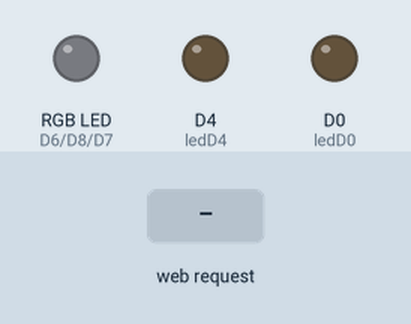
Simulated run of this sketch. Board: ESP8266 (NodeMCU). On the bench: an RGB LED mixed from three pins (HIGH = lit), output pins drawn as LEDs (lit = HIGH). Inputs (shaded band) come from the test bench. WiFi joins after 1.5 s; servers stay silent unless stated; what the sketch prints to the serial monitor is not drawn.

Above: at 2.7 s.
2.8 s: HTTP request GET /red received
At 3.7 s:
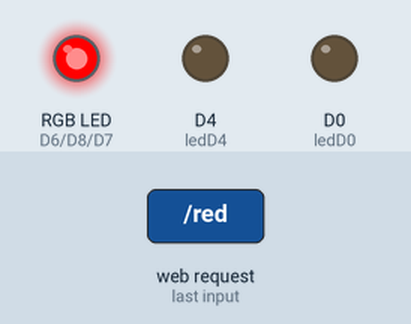
4.3 s: HTTP request GET /blue received
At 4.9 s:
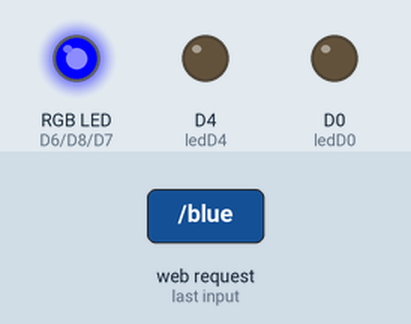
5.8 s: HTTP request GET /green received
At 7.0 s:
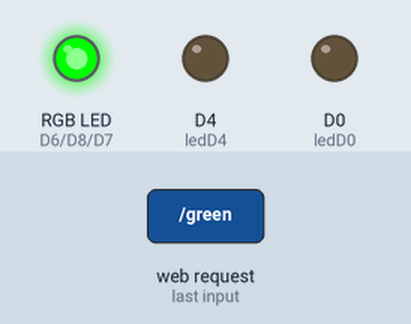
7.3 s: HTTP request GET /off0 received
At 8.3 s:
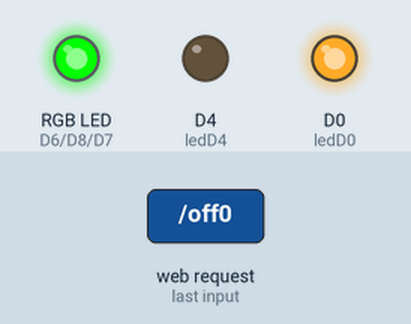
8.8 s: HTTP request GET / received
At 9.5 s:
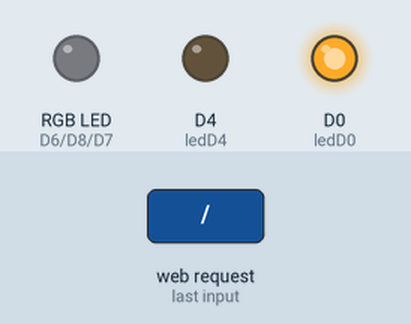
10.3 s: HTTP request GET /off4 received
At 10.6 s:
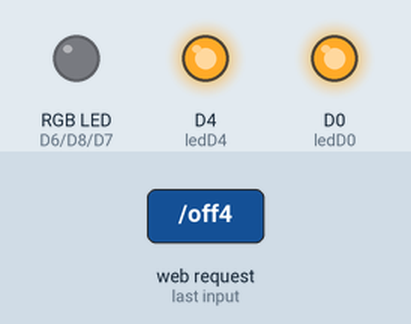
Timing chart, 0 to 12.8 s (numbered marks = the images above; inputs shaded):
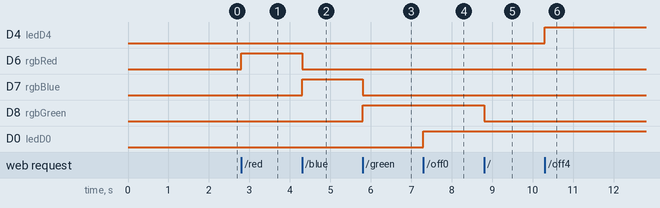

Measured:
- after the input at 2.8 s, D6 (rgbRed): LOW → HIGH at once
- after the input at 4.3 s, D6 (rgbRed): HIGH → LOW at once; D7 (rgbBlue): LOW → HIGH at once
- after the input at 5.8 s, D7 (rgbBlue): HIGH → LOW at once; D8 (rgbGreen): LOW → HIGH at once
- after the input at 7.3 s, D0 (ledD0): LOW → HIGH at once
- after the input at 8.8 s, D8 (rgbGreen): HIGH → LOW at once
- after the input at 10.3 s, D4 (ledD4): LOW → HIGH at once

The sketch:

example.ino
```cpp
#include <ESP8266WiFi.h>
#include <WiFiClient.h>
#include <ESP8266WebServer.h>

//светодиоды
#define ledD0 D0
#define ledD4 D4
//датчики
#define sensorD3 D3
#define sensorD5 D5
#define sensorA0 A0
//rgb светодиод
#define rgbRed D6
#define rgbBlue D7
#define rgbGreen D8

const char* ssid = "network-name";
const char* password = "pass-to-network";

ESP8266WebServer server(80);

void setup(void){
//выставляем режим пинов
  pinMode(ledD0, OUTPUT);
  pinMode(ledD4, OUTPUT);
  pinMode(sensorD3, INPUT);
  pinMode(sensorD5, INPUT);
  pinMode(sensorA0, INPUT);
  pinMode(rgbRed, OUTPUT);
  pinMode(rgbBlue, OUTPUT);
  pinMode(rgbGreen, OUTPUT);

  Serial.begin(115200);

  WiFi.begin(ssid, password);
  Serial.println("");

  while (WiFi.status() != WL_CONNECTED) {
    delay(500);
    Serial.print(".");
  }

  Serial.print("IP address: ");
  Serial.println(WiFi.localIP());

  //определяем что будет запускаться при переходе на страницы
  server.on("/", [](){getColorsHtml("gray");});
  server.on("/colors.html", [](){getColorsHtml("gray");});
    server.on("/red", [](){getColorsHtml("red");});
    server.on("/blue", [](){getColorsHtml("blue");});
    server.on("/green", [](){getColorsHtml("green");});
  server.on("/leds.html", [](){getLedsHtml("");});
    server.on("/on0", [](){getLedsHtml("on0");});
    server.on("/off0", [](){getLedsHtml("off0");});
    server.on("/on4", [](){getLedsHtml("on4");});
    server.on("/off4", [](){getLedsHtml("off4");});
  server.on("/sensors.html", getSensorsHtml);

  //запуск сервера
  server.begin();
  Serial.println("HTTP server started");
}
//https://prestidigitateur.github.io/htmlToEsp/
void getColorsHtml(String state){

   if(state == "green")
    digitalWrite(rgbGreen, HIGH);
  else
    digitalWrite(rgbGreen, LOW);

  if(state == "blue")
    digitalWrite(rgbBlue, HIGH);
  else
    digitalWrite(rgbBlue, LOW);

  if(state == "red")
    digitalWrite(rgbRed, HIGH);
  else
    digitalWrite(rgbRed, LOW);

  String colorString = "<!DOCTYPE html> <html> <head> <title>Цвета</title> <meta charset=\"utf-8\"> </head>";
  colorString += " <body style=\"zoom: 300%\"> <h1>Цвета</h1> <h1 style=\"color: "+state+"\">⬤</h1>";
  colorString += " <a href=\"/red\"><button style=\"color: red\">red</button></a> <a href=\"/blue\"><button style=\"color: blue\">blue</button></a> <a href=\"/green\"><button style=\"color: green\">green</button></a>";
  colorString += " <hr> <a href=\"leds.html\">Светодиоды</a> <a href=\"sensors.html\">Датчики</a> </body> </html>";
  server.send(200, "text/html", colorString);
}

void getLedsHtml(String state){

  if(state == "on0")
   digitalWrite(ledD0, LOW);
  if(state == "off0")
   digitalWrite(ledD0, HIGH);
  if(state == "on4")
   digitalWrite(ledD4, LOW);
  if(state == "off4")
   digitalWrite(ledD4, HIGH);

  String ledString = "<!DOCTYPE html> <html> <head> <title>Светодиоды</title> <meta charset=\"utf-8\"> </head>";
  ledString += " <body style=\"zoom: 300%\"> <h1>Светодиоды</h1> <p> <b>Светодиод D0:</b> <text>"+(String)!digitalRead(ledD0)+"</text>";
  ledString += " <a href=\"/on0\"><button>on</button></a> <a href=\"/off0\"><button>off</button></a> <p>";
  ledString += " <b>Светодиод D4:</b> <text>"+(String)!digitalRead(ledD4)+"</text> <a href=\"/on4\"><button>on</button></a> <a href=\"/off4\"><button>off</button></a> </p>";
  ledString += " <hr> <a href=\"sensors.html\">Датчики</a> <a href=\"colors.html\">Цвета</a> </body> </html>";
  server.send(200, "text/html", ledString);
}
void getSensorsHtml(){
  String sensorString = "<!DOCTYPE html> <html> <head> <title>Датчики</title> <meta charset=\"utf-8\"> </head>";
  sensorString += " <body style=\"zoom: 300%\"> <h1>Датчики</h1> <p> <b>Датчик на D3:</b> "+(String)digitalRead(sensorD3)+" <br>";
  sensorString += " <b>Датчик на D5:</b> "+(String)digitalRead(sensorD5)+" <br> <b>Датчик на A0:</b> "+(String)analogRead(sensorA0)+" <br>";
  sensorString += " </p> <a href=\"sensors.html\"><button>update</button></a> <hr> <a href=\"leds.html\">Светодиоды</a> <a href=\"colors.html\">Цвета</a> </body> </html>";

  server.send(200, "text/html", sensorString);
}

//основной цикл
void loop(void){
  server.handleClient();
}
```
